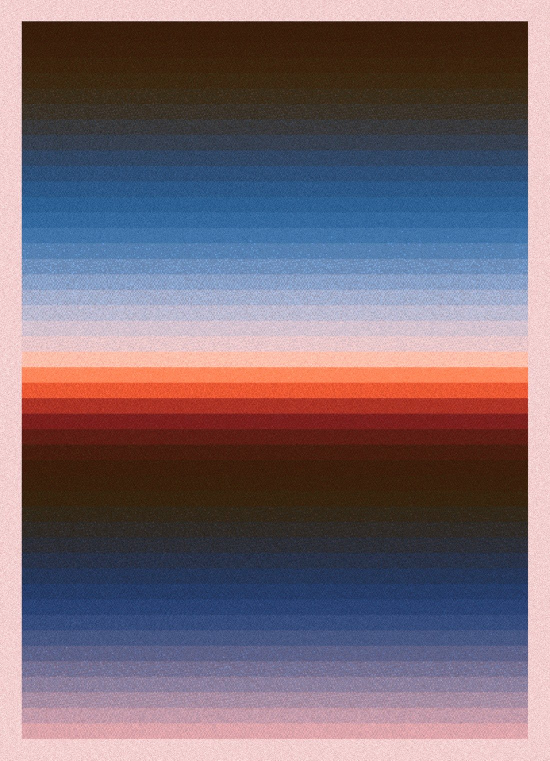
#> input picture examples/G1.jpeg, 1100 x 1521 px (shown at 1/2 size)
$ python color_extractor.py --image ../examples/G1.jpeg
#> lines starting #> are read from the running program, lines starting #| are printed output that depends on the picture
#!/usr/bin/env python3
"""
Extract colors from an image using PIL and basic color analysis.
"""

import argparse
from PIL import Image
import numpy as np
from collections import Counter

def hex_to_rgb(hex_color):
    """Convert hex color string to RGB tuple."""
    hex_color = hex_color.lstrip('#')
    return tuple(int(hex_color[i:i+2], 16) for i in (0, 2, 4))

def rgb_to_hex(rgb):
    """Convert RGB tuple to hex color string."""
    return f"#{rgb[0]:02x}{rgb[1]:02x}{rgb[2]:02x}"

def extract_colors_from_image(image_path, num_colors=50, output_file=None):
    """
    Extract the most prominent colors from an image.

    Args:
        image_path: Path to the input image
        num_colors: Number of colors to extract
        output_file: Optional output file for the color palette

    Returns:
        List of hex color strings
    """
#> called with image_path = '../examples/G1.jpeg', num_colors = 50
    # Load image
    img = Image.open(image_path)
#> img is the input picture: PIL image 1100x1521 RGB; mean R, G, B 118.9, 103.7, 114.5

    # Convert to RGB if necessary
    if img.mode != 'RGB':
        img = img.convert('RGB')

    # Resize image for faster processing
    img = img.resize((200, 200))
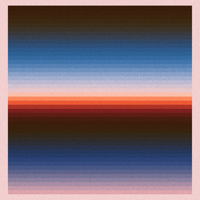
#> img: PIL image 200x200 RGB; mean R, G, B 118.9, 103.7, 114.5

    # Convert to numpy array
    img_array = np.array(img)

    # Reshape to list of pixels
    pixels = img_array.reshape(-1, 3)

    # Count color frequencies
    color_counts = Counter(map(tuple, pixels))
#> color_counts = 9986 items

    # Get the most common colors
    most_common_colors = color_counts.most_common(num_colors)
#> most_common_colors = 50 items

    # Extract just the colors
    colors = [color for color, count in most_common_colors]
#> colors = 50 items, first 6: (242, 207, 207), (241, 206, 206), (243, 208, 208), (58, 31, 12), (240, 205, 205), (57, 30, 11)

    # Convert to hex strings
    hex_colors = [rgb_to_hex(color) for color in colors]
#> hex_colors = 50 items, first 6: '#f2cfcf', '#f1cece', '#f3d0d0', '#3a1f0c', '#f0cdcd', '#391e0b'

    # Sort colors by brightness (luminance)
    def luminance(hex_color):
        rgb = hex_to_rgb(hex_color)
        return 0.299 * rgb[0] + 0.587 * rgb[1] + 0.114 * rgb[2]

    hex_colors.sort(key=luminance)

    # Save to file if specified
    if output_file:
        with open(output_file, 'w') as f:
            for color in hex_colors:
                f.write(f"{color}\n")
        print(f"Extracted {len(hex_colors)} colors and saved to {output_file}")

    return hex_colors

def main():
    parser = argparse.ArgumentParser(description='Extract colors from an image')
    parser.add_argument('--image', required=True, help='Input image file')
    parser.add_argument('--num-colors', type=int, default=50, help='Number of colors to extract')
    parser.add_argument('--output', help='Output palette file')

    args = parser.parse_args()

    colors = extract_colors_from_image(args.image, args.num_colors, args.output)
#> colors = 50 items, first 6: '#381d0a', '#391e0b', '#3a1e0b', '#3c1d0b', '#3a1e0c', '#391f0c'
    print(f"Extracted {len(colors)} colors from {args.image}")
#| Extracted 50 colors from ../examples/G1.jpeg

    if not args.output:
        print("Colors found:")
        for color in colors:
            print(color)
#> this loop made 50 passes
#> color on passes 1 to 12: '#381d0a', '#391e0b', '#3a1e0b', '#3c1d0b', '#3a1e0c', '#391f0c', '#3a1f0c', '#3c1e0c', '#39200c', '#3b1f0c', '#3d1e0c', '#3a200c'
#| #381d0a
#| #391e0b
#| #3a1e0b
#| #3c1d0b
#| #3a1e0c
#| #391f0c
#| #3a1f0c
#| #3c1e0c
#> (further printed lines are left out)

if __name__ == '__main__':
    main()

$ run again, on examples/G12_extreme_contrast_11_bands.png
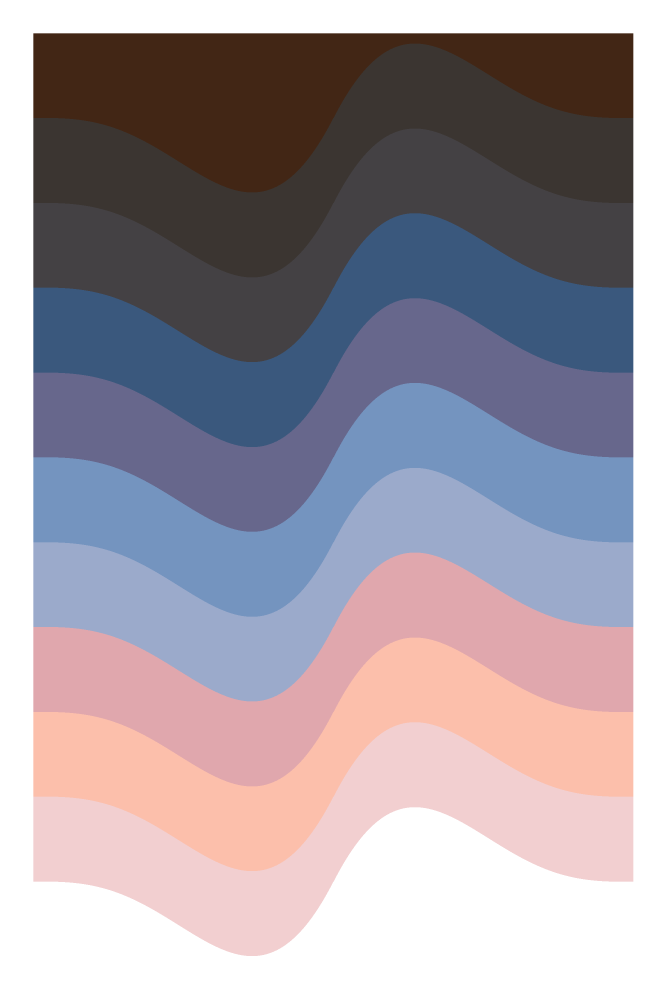
#> input picture examples/G12_extreme_contrast_11_bands.png, 2000 x 3000 px (shown at 1/3 size)
#> in extract_colors_from_image, img is the input picture: PIL image 2000x3000 RGB; mean R, G, B 162.9, 154.2, 163.3
#> in extract_colors_from_image, `img = img.resize((200, 200))`:
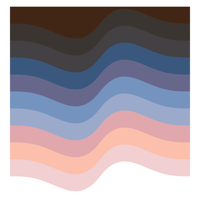
#> img: PIL image 200x200 RGB; mean R, G, B 162.8, 154.2, 163.3
#> color_counts = 757 items
#> most_common_colors = 50 items
#> in extract_colors_from_image, `colors = [color for color, count in most_common_colors]`: colors = 50 items, first 6: (255, 255, 255), (59, 53, 49), (66, 38, 21), (68, 65, 68), (252, 191, 171), (224, 167, 173)
#> hex_colors = 50 items, first 6: '#ffffff', '#3b3531', '#422615', '#444144', '#fcbfab', '#e0a7ad'
#> in main, `colors = extract_colors_from_image(args.image, args.num_colors, args.o..`: colors = 50 items, first 6: '#3c1f0d', '#422514', '#422614', '#422615', '#3b3530', '#3b3531'
#| Extracted 50 colors from ../examples/G12_extreme_contrast_11_bands.png
#> the loop in main, `for color in colors:` made 50 passes
#> color on passes 1 to 8: '#3c1f0d', '#422514', '#422614', '#422615', '#3b3530', '#3b3531', '#3b3532', '#3b3632'
#> (printed output is left out)
